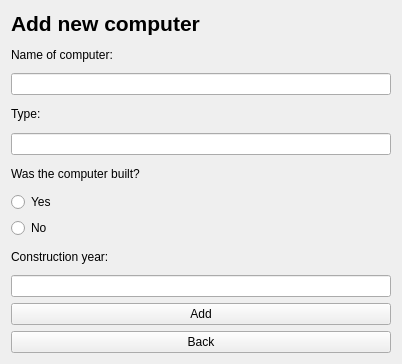
<?xml version="1.0" encoding="UTF-8"?>
<ui version="4.0">
 <class>ComputerAdd</class>
 <widget class="QWidget" name="ComputerAdd">
  <property name="geometry">
   <rect>
    <x>0</x>
    <y>0</y>
    <width>402</width>
    <height>364</height>
   </rect>
  </property>
  <property name="windowTitle">
   <string>Form</string>
  </property>
  <layout class="QGridLayout" name="gridLayout">
   <item row="0" column="1">
    <widget class="QLabel" name="addCompLabel">
     <property name="font">
      <font>
       <pointsize>16</pointsize>
       <weight>75</weight>
       <bold>true</bold>
      </font>
     </property>
     <property name="text">
      <string>Add new computer</string>
     </property>
    </widget>
   </item>
   <item row="1" column="1">
    <widget class="QLabel" name="nameComp">
     <property name="text">
      <string>Name of computer:</string>
     </property>
    </widget>
   </item>
   <item row="17" column="1">
    <widget class="QPushButton" name="back">
     <property name="text">
      <string>Back</string>
     </property>
    </widget>
   </item>
   <item row="6" column="1">
    <widget class="QLabel" name="builtLabel">
     <property name="text">
      <string>Was the computer built?</string>
     </property>
    </widget>
   </item>
   <item row="16" column="1">
    <widget class="QPushButton" name="add">
     <property name="text">
      <string>Add</string>
     </property>
    </widget>
   </item>
   <item row="4" column="1">
    <widget class="QLineEdit" name="comptype"/>
   </item>
   <item row="3" column="1">
    <widget class="QLabel" name="typeComp">
     <property name="text">
      <string>Type:</string>
     </property>
    </widget>
   </item>
   <item row="2" column="1">
    <widget class="QLineEdit" name="compname"/>
   </item>
   <item row="7" column="1">
    <widget class="QRadioButton" name="builtyes">
     <property name="text">
      <string>Yes</string>
     </property>
    </widget>
   </item>
   <item row="8" column="1">
    <widget class="QRadioButton" name="builtno">
     <property name="text">
      <string>No</string>
     </property>
    </widget>
   </item>
   <item row="9" column="1">
    <widget class="QLabel" name="conyearLabel">
     <property name="text">
      <string>Construction year:</string>
     </property>
    </widget>
   </item>
   <item row="10" column="1">
    <widget class="QLineEdit" name="yearLine"/>
   </item>
  </layout>
 </widget>
 <resources/>
 <connections/>
</ui>
